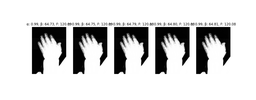
#> input picture nueva_carpeta/mano.png, 256 x 100 px, shrunk from 1283 x 500 before the run
$ python algoritmo_std.py
#> lines starting #> are read from the running program, lines starting #| are printed output that depends on the picture; long printed decimals are rounded
import numpy as np
import cv2
import matplotlib.pyplot as plt
import pandas as pd
from tkinter import filedialog, Tk

# Función sigmoide para mejorar el contraste
def sigmoid_contrast(image, alpha, beta):
    image = image.astype(np.float32)  # Convertir a flotante
    return 255 / (1 + np.exp(-alpha * (image - beta)))

# Función de evaluación (fitness)
def fitness_function(params, image):
    alpha, beta = params
    enhanced_image = sigmoid_contrast(image, alpha, beta)
    contrast = np.std(enhanced_image)  # Desviación estándar como métrica de contraste
    return -contrast  # Minimizar el negativo del contraste para maximizarlo

# Algoritmo bioinspirado
def optimize_contrast(image):
    Np = 20
    Nvar = 2
    Generations = 50
    Pc = 0.9
    Pm = 0.1
    Nc = 2
    Nm = 2
    lb = np.array([0.01, 0])  # Alpha mínimo 0.01, beta en el rango [0,255]
    ub = np.array([1, 255])

    # Inicialización de población
    population = np.random.uniform(lb, ub, (Np, Nvar))
    for gen in range(Generations):
        fitness = np.array([fitness_function(ind, image) for ind in population])
        sorted_indices = np.argsort(fitness)
        parents = population[sorted_indices[:Np]]
        offspring = np.zeros((Np, Nvar))

        for i in range(0, Np - 1, 2):
            if np.random.rand() <= Pc:
                U = np.random.rand()
                for j in range(Nvar):
                    P1, P2 = parents[i, j], parents[i + 1, j]
                    beta_c = (U ** (1 / (Nc + 1))) if U <= 0.5 else (1 / (2 - U * 2)) ** (1 / (Nc + 1))
                    offspring[i, j] = 0.5 * ((P1 + P2) - beta_c * abs(P2 - P1))
                    offspring[i + 1, j] = 0.5 * ((P1 + P2) + beta_c * abs(P2 - P1))
            else:
                offspring[i, :], offspring[i + 1, :] = parents[i, :], parents[i + 1, :]

        for i in range(Np):
            for j in range(Nvar):
                if np.random.rand() <= Pm:
                    delta_q = np.random.uniform(-0.1, 0.1)
                    offspring[i, j] += delta_q * (ub[j] - lb[j])
                    offspring[i, j] = np.clip(offspring[i, j], lb[j], ub[j])

        all_individuals = np.vstack((population, offspring))
        all_fitness = np.array([fitness_function(ind, image) for ind in all_individuals])
        best_indices = np.argsort(all_fitness)[:Np]
        population = all_individuals[best_indices]

    # Selección de los 5 mejores parámetros
    best_params = population[:5]
    best_fitness = np.array([fitness_function(ind, image) for ind in best_params])

    return best_params, best_fitness

# Simulación de 5 ejecuciones
Tk().withdraw()
file_path = filedialog.askopenfilename(filetypes=[("Image files", "*.bmp;*.png;*.jpg;*.jpeg")])
#> the answer given: mano.png
if not file_path:
    print("No se seleccionó ninguna imagen.")
    exit()

image = cv2.imread(file_path, cv2.IMREAD_GRAYSCALE)
#> image is the input picture: shape (100, 256); min 0, max 255, mean 208.7
all_results = []

for run in range(5):
    print(f"\nEjecución {run + 1}")
    best_params, best_fitness = optimize_contrast(image)

    # Almacenar resultados de cada ejecución
    for i, (params, fitness) in enumerate(zip(best_params, best_fitness)):
        all_results.append([run + 1, i + 1, params[0], params[1], -fitness])  # Guardar fitness positivo
#> this loop made 5 passes
#> pass 1, in fitness_function, `enhanced_image = sigmoid_contrast(image, alpha, beta)`:
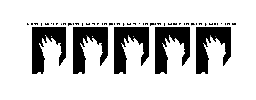
#> enhanced_image: shape (100, 256) float32; min 0, max 255, mean 204.7

# Crear DataFrame con resultados
df = pd.DataFrame(all_results, columns=["Ejecución", "Rank", "Alpha", "Beta", "Fitness"])

# Mostrar tabla de estadísticas
stats = df.groupby("Ejecución")["Fitness"].agg(["max", "min", "mean", "std"]).reset_index()
print("\nEstadísticas de Fitness por ejecución:")
print(stats)
#|    Ejecución         max         min        mean       std
#| 0          1  109.765  109.765  109.765  0
#| 1          2  109.769  109.769  109.769  0
#| 2          3  109.766  109.766  109.766  0
#| 3          4  110.650  110.633  110.641  0.007603
#| 4          5  109.766  109.766  109.766  0

# Visualización de las 5 mejores imágenes de la última ejecución
fig, axes = plt.subplots(1, 5, figsize=(15, 5))
for i, (alpha, beta) in enumerate(best_params):
    enhanced_image = sigmoid_contrast(image, alpha, beta)
    enhanced_image = np.clip(enhanced_image, 0, 255).astype(np.uint8)
    axes[i].imshow(enhanced_image, cmap='gray')
    axes[i].set_title(f"α: {alpha:.2f}, β: {beta:.2f}, F: {-best_fitness[i]:.2f}")
    axes[i].axis('off')
#> this loop made 5 passes
#> pass 1, `enhanced_image = sigmoid_contrast(image, alpha, beta)`:
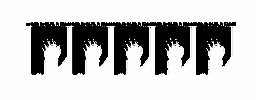
#> enhanced_image: shape (100, 256) float32; min 0, max 254.5, mean 189.8

plt.show()
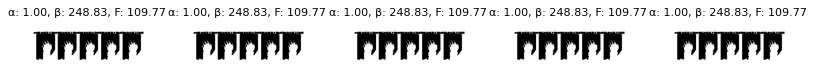
#> figure drawn by matplotlib, 5 panels
